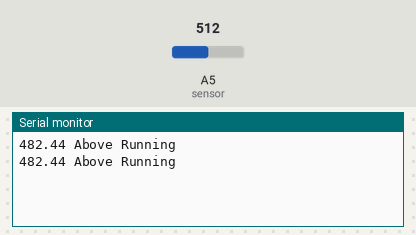
The sketch below on a simulated Arduino Uno, built with avr-gcc and run on an emulated ATmega328P. Shown: the last lines printed to the serial monitor. The inputs (shaded band) are chosen by the test bench; at power-on: A5 (sensor) = 512. Random numbers use the default seed unless the sketch sets one.

Above: at 5.8 s.
5.9 s: A5 (sensor) set to 48
At 11.3 s:
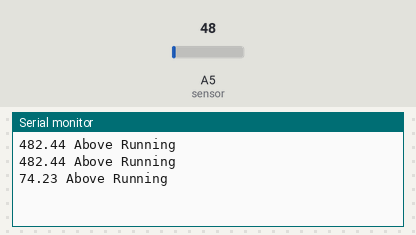
11.9 s: A5 (sensor) set to 41
At 16.3 s:
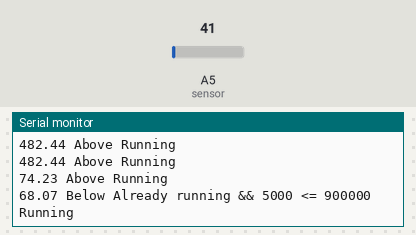

Measured:
- the behaviour switches between 46 and 45 on A5 (sensor) (found by bisection; images 1 and 2)
- after the input at 5.9 s, the serial monitor: prints a new line after 4.1 s (image 1)
- after the input at 11.9 s, the serial monitor: prints a new line after 3.1 s (image 2)

The sketch:

TempSensor-LM35.ino
```cpp
/*Code designed by Sujay Alaspure in SA Lab */

const int sensor = A5; // Assigning analog pin A5 to variable 'sensor'
float tempc; //variable to store temperature in degree Celsius
float tempf; //variable to store temperature in Fahreinheit
float vout; //temporary variable to hold sensor reading

// 12 hour MAX runtime: 12 hours * 60 minutes * 60 seconds * 1000
//const unsigned long MAX_RUNTIME = 12 * 60 *60 * 1000;
const unsigned long MAX_RUNTIME = 43200000;

// 15 minutes MIN runtime: 15 minutes * 60 seconds * 1000
//const unsigned long MIN_RUNTIME = 900000;
const unsigned long MIN_RUNTIME = 900000;

unsigned long overallRuntime = 0;
unsigned long currentRuntime = 0;

const long CUTOFF_TEMP = 72.0L;

boolean shouldRun = false;

void setup() {
  pinMode(sensor, INPUT); // Configuring sensor pin as input
  Serial.begin(9600);
}

float randomTemp(float min, float max) {
  return random(min, max) * 1.00;
}

void loop() {
  vout = analogRead(sensor); //Reading the value from sensor
  vout = (vout * 500) / 1023;
  tempc = vout; // Storing value in Degree Celsius
  tempf = (vout * 1.8) + 32; // Converting to Fahrenheit
  //tempf = randomTemp(65, 71);

  Serial.print(tempf);
  Serial.print(" ");

  if(tempf >= CUTOFF_TEMP) {
    currentRuntime = 0;
    Serial.print("Above ");
    shouldRun = true;
  } else {
    Serial.print("Below ");
    if(shouldRun && currentRuntime <= MIN_RUNTIME) {
      Serial.print("Already running && ");
      Serial.print(currentRuntime);
      Serial.print(" <= ");
      Serial.print(MIN_RUNTIME);
      Serial.print(" ");
      shouldRun = true;
    } else {
      Serial.print("Stopped || ");
      Serial.print(currentRuntime);
      Serial.print(" > ");
      Serial.print(MIN_RUNTIME);
      Serial.print(" ");
      shouldRun = false;
    }
  }
  if(overallRuntime >= MAX_RUNTIME) {
    shouldRun = false;
  }

  if(shouldRun) {
    currentRuntime += 5000;
    overallRuntime += 5000;
    Serial.println("Running ");
  } else {
    currentRuntime = 0;
    overallRuntime = 0;
    Serial.println("Stopped ");
  }
  delay(5000);
  /*
  Serial.print("");

  Serial.print("in DegreeC=");
  Serial.print("\t");
  Serial.print(tempc);
  Serial.print(" ");
  Serial.print("in Fahrenheit=");
  Serial.print("\t");
  Serial.print(tempf);
  Serial.print(" ");
  Serial.print(currentRuntime);
  Serial.print(" ");
  Serial.print(MAX_RUNTIME);
  Serial.println();
  */
}
```
